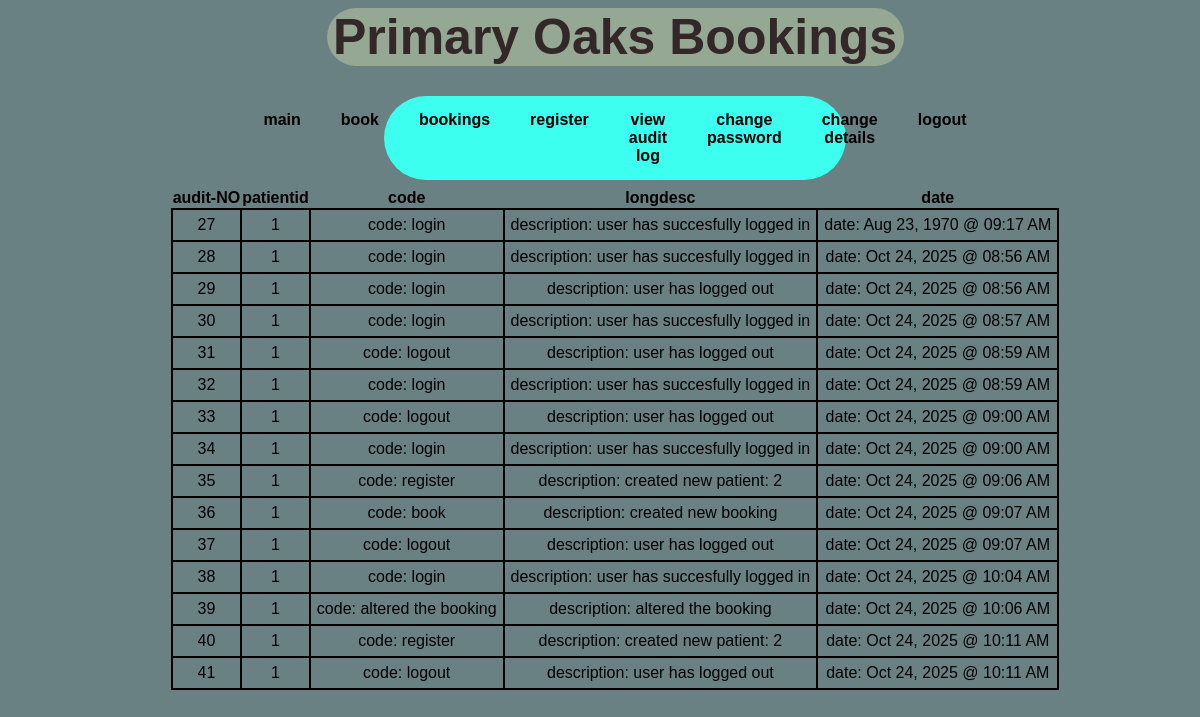
The page /view_audit.php (signed in) on the database its author committed.
### tables this page shows
CREATE TABLE `audit` (
  `auditid` int NOT NULL,
  `patientid` int NOT NULL,
  `code` text NOT NULL,
  `longdesc` text NOT NULL,
  `date` int NOT NULL
);

### assets/dbconn.php (called while the page is built, shortened)
<?php
function dbconnect_select(){
    $servername ="localhost";
    $dbusername = "doctor_booking_select";
    $dbpassword = "Password1G";
    $dbname = "doctor_booking";
    try{
        $conn=new pdo("mysql:host=$servername;port=3306;dbname=$dbname", $dbusername, $dbpassword);
        $conn->setAttribute(PDO::ATTR_ERRMODE, PDO::ERRMODE_EXCEPTION);
        return $conn;
    }
    catch(PDOException $e){
        error_log("database error: ".$e->getMessage());
        throw $e;
    }
}

### assets/common.php (called while the page is built, shortened)
<?php
function audit_getter($conn){
    $sql = "SELECT * FROM audit WHERE patientid=? order by auditid ASC";
    $stmt = $conn->prepare($sql);
    $stmt->bindparam(1, $_SESSION['patient_id']);
    $stmt->execute();
    $result = $stmt->fetchAll(PDO::FETCH_ASSOC);
    return $result;
}
?>

### view_audit.php (the view, shortened to what this page needs)
<?php
require_once "assets/dbconn.php";
require_once "assets/common.php";
echo "<!DOCTYPE html>";
echo "<html>";
echo "<head>";
echo "<link rel='stylesheet' type='text/css' href='css\styles.css'>";
echo "</head>";
echo "<body>";
echo "<div class ='container'>";
require_once "assets/topbar.php";
require_once "assets/nav.php";
echo "<div class ='content'>";
if (!isset($_SESSION["user"])) {
    $_SESSION["usermessage"] = "You must be logged in to access this page!";
    header("Location: index.php");
    exit;
}
else  {
    try {
        $audit=audit_getter(dbconnect_select());
        if (!$audit){
            echo "No bookings found!";
        }else {
            echo "<table>";
                echo "<tr>";
                    echo "<th>audit-NO</th>";
                    echo "<th>patientid</th>";
                    echo "<th>code</th>";
                    echo "<th>longdesc</th>";
                    echo "<th>date</th> ";
                echo "</tr>";
                foreach ($audit as $log) {
                    if ($log['code']=="log"){
                        $code="login";
                    }elseif ($log['code']=="bok"){
                        $code="book";
                    }elseif ($log['code']=="reg"){
                        $code="register";
                    }elseif ($log['code']=="lgo") {
                        $code = "logout";
                    }elseif ($log['code']=="alt"){
                        $code="altered the booking";
                    }elseif ($log['code']=="udd"){
                        $code="update detail";
                    }elseif ($log['code']=="udp"){
                        $code="update password";
                    }else{
                        $code="error";
                    }
                    echo "<form method='post' action=''>";
                    echo "<tr>";
                        echo "<td>".$log['auditid']."</td>";
                        echo "<td>".$log['patientid']."</td>";
                        echo "<td>code: ".$code."</td>";
                        echo "<td>description: ".$log['longdesc']."</td>";
                        echo "<td>date: ".date('M d, Y @ h:i A',$log['date'])."</td>";
                    echo "</tr>";
                    echo "</form>";
                }
            echo "</table>";
        }
    } catch (Exception $e){
        $_SESSION["usermessage"]="ERROR: ".$e->getMessage();
        throw $e;
    }
}
echo "</div>";
echo "</div>";
echo "</body>";
echo "</html>";
?>

### css/styles.css (style rules this page uses)
.container { display: flex; justify-content: center; text-align: center; flex-direction: column; font-family:Arial,Helvetica,sans-serif; margin-left:30px; }
body { background-color: #698183; }
table { border-collapse: collapse; padding: 8px; justify-content: center; display: flex; margin:auto; width:auto; }
td { border: 2px solid black; padding:6px; }

### rows shown on the page
audit: auditid "27", patientid "1", code "login", longdesc "user has succesfully logged in", date "Aug 23, 1970 @ 09:17 AM"
audit: auditid "28", patientid "1", code "login", longdesc "user has succesfully logged in", date "Oct 24, 2025 @ 08:56 AM"
audit: auditid "29", patientid "1", code "login", longdesc "user has logged out", date "Oct 24, 2025 @ 08:56 AM"
audit: auditid "30", patientid "1", code "login", longdesc "user has succesfully logged in", date "Oct 24, 2025 @ 08:57 AM"
audit: auditid "31", patientid "1", code "logout", longdesc "user has logged out", date "Oct 24, 2025 @ 08:59 AM"
audit: auditid "32", patientid "1", code "login", longdesc "user has succesfully logged in", date "Oct 24, 2025 @ 08:59 AM"
audit: auditid "33", patientid "1", code "logout", longdesc "user has logged out", date "Oct 24, 2025 @ 09:00 AM"
audit: auditid "34", patientid "1", code "login", longdesc "user has succesfully logged in", date "Oct 24, 2025 @ 09:00 AM"
audit: auditid "35", patientid "1", code "register", longdesc "created new patient: 2", date "Oct 24, 2025 @ 09:06 AM"
audit: auditid "36", patientid "1", code "book", longdesc "created new booking", date "Oct 24, 2025 @ 09:07 AM"
audit: auditid "37", patientid "1", code "logout", longdesc "user has logged out", date "Oct 24, 2025 @ 09:07 AM"
audit: auditid "38", patientid "1", code "login", longdesc "user has succesfully logged in", date "Oct 24, 2025 @ 10:04 AM"
audit: auditid "39", patientid "1", code "altered the booking", longdesc "altered the booking", date "Oct 24, 2025 @ 10:06 AM"
audit: auditid "40", patientid "1", code "register", longdesc "created new patient: 2", date "Oct 24, 2025 @ 10:11 AM"
audit: auditid "41", patientid "1", code "logout", longdesc "user has logged out", date "Oct 24, 2025 @ 10:11 AM"
